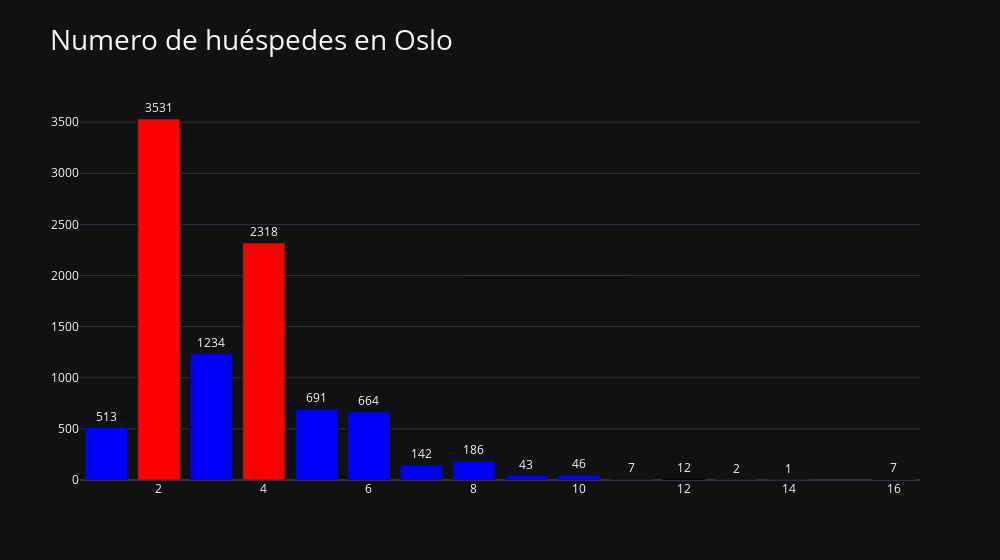

The notebook cell saved with this chart:
### Markdown cell above
Como suele ser normal en sitios turisticos como las grandes capitales, lo más demandado en cuanto al número de huéspedes es 2 personas, así como la familia tradicional compuesta por 4 personas. Además, Airbnb utiliza un máximo de 16 huéspedes por anuncio. Estos datos, los refleja el gráfico que tenemos a continuación.

### Code cell
feq=listings['accommodates'].value_counts().sort_index()
fig = px.bar(feq,title= "Numero de huéspedes en Oslo",template= "plotly_dark",
        labels=dict(index="Accomodates",value="Listings"), width = 1000)
fig.update_traces(texttemplate='%{y}', textposition='outside', marker=dict(color=['blue', 'red', 'blue', 'red', 'blue', 'blue', 'blue', 'blue', 'blue', 'blue', 'blue']))
fig.update_layout(title_font_size=28, xaxis_title='', yaxis_title='', showlegend=False)

fig.show()

### Figure 1 — Plotly figure (JSON) as saved in the notebook; plotly's stock layout.template omitted (floating-point values rounded to 4 significant figures)
{"data": [{"alignmentgroup": "True", "hovertemplate": "variable=count<br>accommodates=%{x}<br>Listings=%{y}<extra></extra>", "legendgroup": "count", "marker": {"color": ["blue", "red", "blue", "red", "blue", "blue", "blue", "blue", "blue", "blue", "blue"], "pattern": {"shape": ""}}, "name": "count", "offsetgroup": "count", "orientation": "v", "showlegend": true, "textposition": "outside", "texttemplate": "%{y}", "type": "bar", "x": [1, 2, 3, 4, 5, 6, 7, 8, 9, 10, 11, 12, 13, 14, 16], "xaxis": "x", "y": [513, 3531, 1234, 2318, 691, 664, 142, 186, 43, 46, 7, 12, 2, 1, 7], "yaxis": "y"}], "layout": {"barmode": "relative", "legend": {"title": {"text": "variable"}, "tracegroupgap": 0}, "showlegend": false, "title": {"font": {"size": 28}, "text": "Numero de huéspedes en Oslo"}, "width": 1000, "xaxis": {"anchor": "y", "domain": [0, 1], "title": {"text": ""}}, "yaxis": {"anchor": "x", "domain": [0, 1], "title": {"text": ""}}}}
